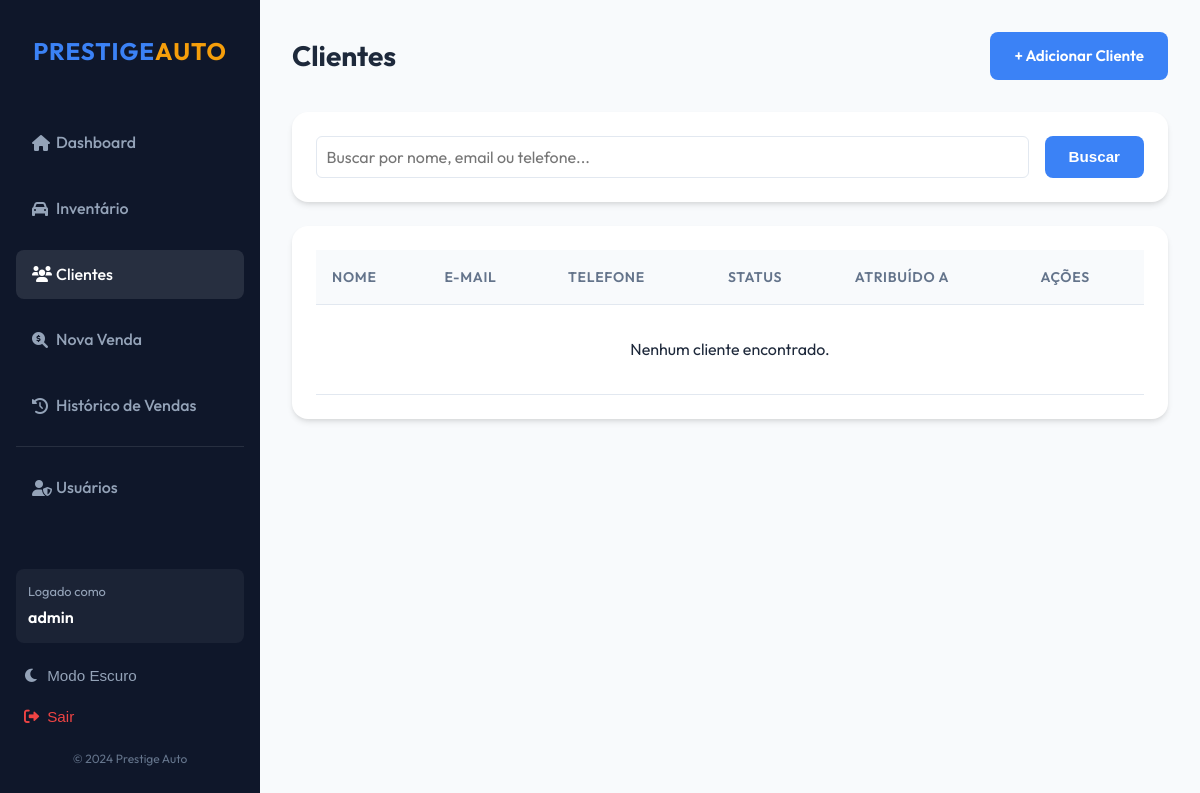
The page /customers/ (signed in) on the database as committed earlier.
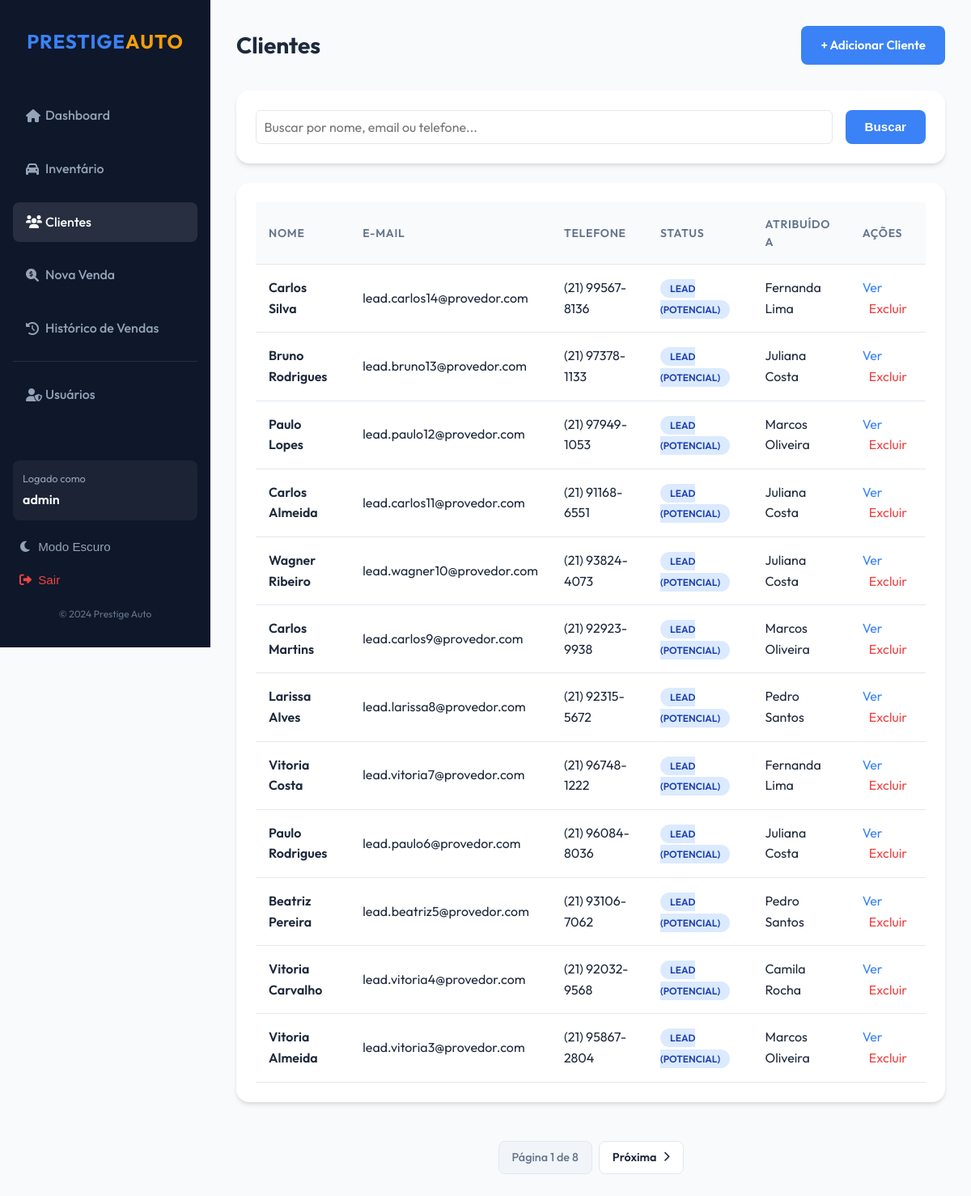
The same page on the database as committed later.
### sales/models.py (models this page shows, shortened)
class Customer(models.Model):
    STATUS_CHOICES = [
        ('lead', 'Lead (Potencial)'),
        ('contacted', 'Contatado'),
        ('interested', 'Interessado'),
        ('purchased', 'Comprou'),
        ('lost', 'Perdido'),
    ]
    first_name = models.CharField("Nome", max_length=50)
    last_name = models.CharField("Sobrenome", max_length=50)
    email = models.EmailField("E-mail", unique=True)
    phone = models.CharField("Telefone", max_length=20)
    address = models.TextField("Endereço", blank=True)
    status = models.CharField("Status", max_length=20, choices=STATUS_CHOICES, default='lead')
    created_at = models.DateTimeField("Criado em", auto_now_add=True)
    assigned_to = models.ForeignKey(User, verbose_name="Atribuído a", on_delete=models.SET_NULL, null=True, blank=True, related_name='customers')
    class Meta:
        verbose_name = "Cliente"
        verbose_name_plural = "Clientes"

### sales/views.py (the view, shortened to what this page needs)
# urls.py: path('customers/', views.customer_list, name='customer_list'),
@login_required
def customer_list(request):
    query = request.GET.get('q', '')
    customers_list = Customer.objects.select_related('assigned_to').all().order_by('-created_at')
    paginator = Paginator(customers_list, 12)
    page_number = request.GET.get('page')
    page_obj = paginator.get_page(page_number)
    return render(request, 'sales/customer_list.html', {
        'customers': page_obj,
        'active_tab': 'customers',
        'query': query,
        'can_delete': is_manager_or_superuser(request.user)
    })

### sales/views.py (called while the page is built)
def is_manager_or_superuser(user):
    return user.is_superuser or user.groups.filter(name='Gerentes').exists()

### sales/templates/sales/customer_list.html (shortened to what this page needs)
{% extends 'sales/base.html' %}
{% block content %}
<div class="header">
    <h2 style="font-size: 1.75rem; font-weight: 700;">Clientes</h2>
    <a href="{% url 'add_customer' %}" class="btn btn-primary">+ Adicionar Cliente</a>
</div>
<div class="card" style="margin-bottom: 1.5rem;">
    <form method="get" style="display: flex; gap: 1rem;">
        <input type="text" name="q" value="{{ query }}" placeholder="Buscar por nome, email ou telefone..."
            style="flex: 1; padding: 0.6rem; border: 1px solid #e2e8f0; border-radius: 6px;">
        <button type="submit" class="btn btn-primary">Buscar</button>
    </form>
</div>
<div class="card">
    <div class="table-container">
        <table>
            <thead>
                <tr>
                    <th>Nome</th>
                    <th>E-mail</th>
                    <th>Telefone</th>
                    <th>Status</th>
                    <th>Atribuído a</th>
                    <th>Ações</th>
                </tr>
            </thead>
            <tbody>
                {% for customer in customers %}
                <tr class="clickable-row" data-href="{% url 'customer_detail' customer.pk %}" style="cursor: pointer;">
                    <td style="font-weight: 600;">{{ customer.first_name }} {{ customer.last_name }}</td>
                    <td>{{ customer.email }}</td>
                    <td>{{ customer.phone }}</td>
                    <td><span class="badge badge-{{ customer.status }}">{{ customer.get_status_display }}</span></td>
                    <td>{{ customer.assigned_to.get_full_name|default:customer.assigned_to.username|default:"-" }}</td>
                    <td>
                        <a href="{% url 'customer_detail' customer.pk %}" style="color: var(--secondary-color);">Ver</a>
                        {% if can_delete %}
                        <a href="{% url 'customer_delete' customer.pk %}"
                            style="color: #ef4444; margin-left: 0.5rem;">Excluir</a>
                        {% endif %}
                    </td>
                </tr>
                {% empty %}
                <tr>
                    <td colspan="6" style="text-align: center; padding: 2rem;">Nenhum cliente encontrado.</td>
                </tr>
                {% endfor %}
            </tbody>
        </table>
    </div>
</div>
{% if customers.paginator.num_pages > 1 %}
<div class="pagination">
    <span class="pagination-info">
        Página {{ customers.number }} de {{ customers.paginator.num_pages }}
    </span>
    {% if customers.has_next %}
    <a href="?page={{ customers.next_page_number }}{% if query %}&q={{ query }}{% endif %}"
        class="btn-pagination">Próxima <i class="fas fa-chevron-right"></i></a>
    {% endif %}
</div>
{% endif %}
</div>
{% endblock %}

Rows that differ between the two databases and show on the page:
added Customer: first_name "Carlos", last_name "Silva", email "lead.carlos14@provedor.com", phone "(21) 99567-8136", status "LEAD (POTENCIAL)", assigned_to.get_full_name "Fernanda Lima"
added Customer: first_name "Bruno", last_name "Rodrigues", email "lead.bruno13@provedor.com", phone "(21) 97378-1133", status "LEAD (POTENCIAL)", assigned_to.get_full_name "Juliana Costa"
added Customer: first_name "Paulo", last_name "Lopes", email "lead.paulo12@provedor.com", phone "(21) 97949-1053", status "LEAD (POTENCIAL)", assigned_to.get_full_name "Marcos Oliveira"
added Customer: first_name "Carlos", last_name "Almeida", email "lead.carlos11@provedor.com", phone "(21) 91168-6551", status "LEAD (POTENCIAL)", assigned_to.get_full_name "Juliana Costa"
added Customer: first_name "Wagner", last_name "Ribeiro", email "lead.wagner10@provedor.com", phone "(21) 93824-4073", status "LEAD (POTENCIAL)", assigned_to.get_full_name "Juliana Costa"
added Customer: first_name "Carlos", last_name "Martins", email "lead.carlos9@provedor.com", phone "(21) 92923-9938", status "LEAD (POTENCIAL)", assigned_to.get_full_name "Marcos Oliveira"
added Customer: first_name "Larissa", last_name "Alves", email "lead.larissa8@provedor.com", phone "(21) 92315-5672", status "LEAD (POTENCIAL)", assigned_to.get_full_name "Pedro Santos"
added Customer: first_name "Vitoria", last_name "Costa", email "lead.vitoria7@provedor.com", phone "(21) 96748-1222", status "LEAD (POTENCIAL)", assigned_to.get_full_name "Fernanda Lima"
added Customer: first_name "Paulo", last_name "Rodrigues", email "lead.paulo6@provedor.com", phone "(21) 96084-8036", status "LEAD (POTENCIAL)", assigned_to.get_full_name "Juliana Costa"
added Customer: first_name "Beatriz", last_name "Pereira", email "lead.beatriz5@provedor.com", phone "(21) 93106-7062", status "LEAD (POTENCIAL)", assigned_to.get_full_name "Pedro Santos"
added Customer: first_name "Vitoria", last_name "Carvalho", email "lead.vitoria4@provedor.com", phone "(21) 92032-9568", status "LEAD (POTENCIAL)", assigned_to.get_full_name "Camila Rocha"
added Customer: first_name "Vitoria", last_name "Almeida", email "lead.vitoria3@provedor.com", phone "(21) 95867-2804", status "LEAD (POTENCIAL)", assigned_to.get_full_name "Marcos Oliveira"
Other text that changed with them:
{{ customers.number }}: (not shown) → "1"
{{ customers.paginator.num_pages }}: (not shown) → "8"
text no longer shown: "Nenhum cliente encontrado."
text now shown: "Página de Próxima"
